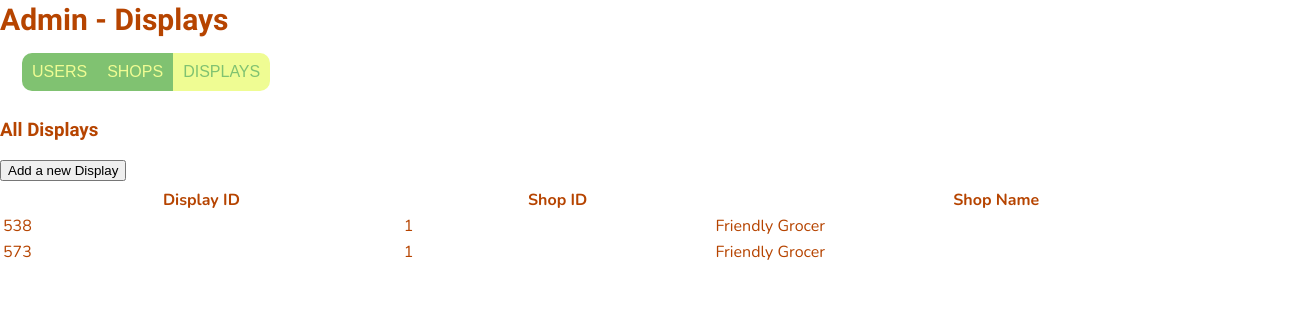
Before: /adminDisplays (signed in) with the older database file.
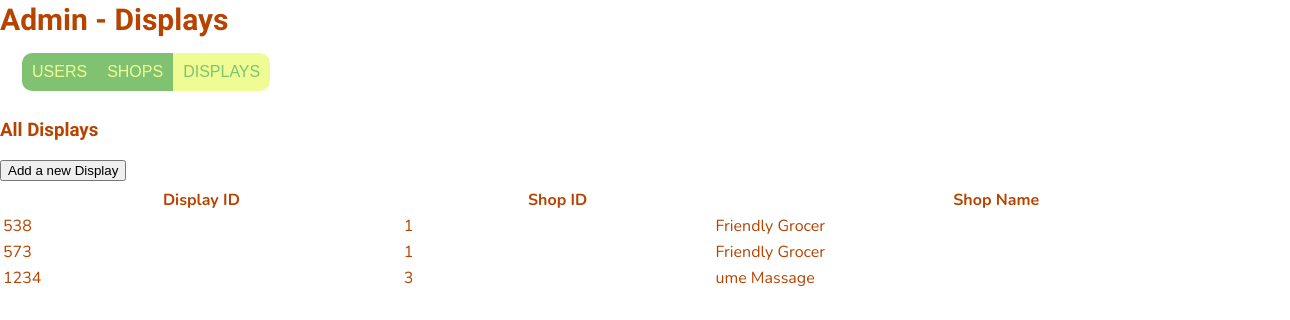
After: the same page with the newer database file.
### website/models.py (models this page shows)
class Displays(db.Model):
    displayID = db.Column(db.Integer, primary_key=True)
    shopID = db.Column(db.Integer, db.ForeignKey('shops.shopID', name='fk_shops_shopID'))
    shopMenus = db.relationship('ShopMenus', backref='display')
    shops = db.relationship('Shops', back_populates='displays')

class Shops(db.Model):
    shopID = db.Column(db.Integer, primary_key=True)
    shopName = db.Column(db.String(50), nullable=False)
    shopAddress = db.Column(db.String(120), nullable=False)
    primaryUserID = db.Column(db.Integer, db.ForeignKey('users.id', name='fk_shops_users'))
    displays = db.relationship('Displays', back_populates='shops')

### website/displays.py (the view)
@displays.route('/adminDisplays', methods=['GET', 'POST'])
@login_required
def adminDisplays():
    user = current_user
    displays = Displays.query.all()
    return render_template('adminDisplays.html',
                           displays=displays,
                           user=user)

### website/__init__.py (called while the page is built)
def create_app():
    app = Flask(__name__)
    app.config['SECRET_KEY'] = 'itAlwaysWorksInTheEnd'
    app.config['SQLALCHEMY_DATABASE_URI'] = f'sqlite:///{DB_NAME}'
    db.init_app(app)
    migrate.init_app(app, db)
    app.config['UPLOAD_FOLDER'] = UPLOAD_FOLDER
    from .views import views
    from .displays import displays
    from .auth import auth
    from .adsControl import adsControl
    app.register_blueprint(views, url_prefix='/')
    app.register_blueprint(displays, url_prefix='/')
    app.register_blueprint(auth, url_prefix='/')
    app.register_blueprint(adsControl, url_prefix='/')
    login_manager = LoginManager()
    login_manager.login_view = 'auth.login'
    login_manager.init_app(app)
    @login_manager.user_loader
    def load_user(id):
        from .models import Users
        return Users.query.get(int(id))
    return app

### website/templates/adminDisplays.html (shortened to what this page needs)
{% extends "base.html" %} {% block title %}Admin{% endblock %}
{% block content %}
    <div class="header" id="myHeader">
        <h2>Admin - Displays</h2>
    </div>
    <div>
        <form method="POST">
            <fieldset>
                <label for="users">Users</label>
                <label for="shops">Shops</label>
                <label for="displays">Displays</label>
            </fieldset>
        </form>
    </div>
    <div>
        <h3>All Displays</h3>
        <button type="button" onclick="window.location.href='/adminDisplaysAddNew';">Add a new Display</button>
        <table>
            <thead>
                <tr>
                    <th>Display ID</th>
                    <th>Shop ID</th>
                    <th>Shop Name</th>
                </tr>
            </thead>
            <tbody>
            {% for display in displays %}
                <tr onclick="window.location.href='/adminDisplayEdit/{{ display.displayID }}';" name="{{ display.displayID }}">
                    <td>{{ display.displayID }}</td>
                    <td>{{ display.shopID }}</td>
                    <td>{{ display.shops.shopName }}</td>
                </tr>
            {% endfor %}
            </tbody>
        </table>
    </div>
{% endblock %}

Changed rows visible on the page:
added Displays: displayID "1234", shopID "3", shops.shopName "ume Massage"
